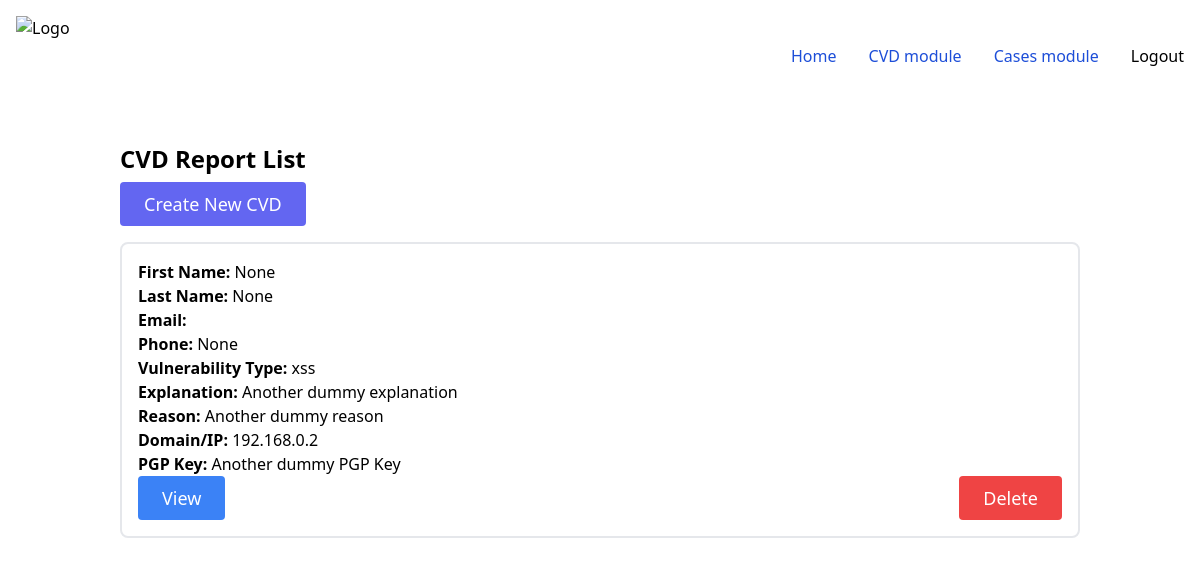
Screenshot of /cvd/ (signed in) with the database file from the repository.
### cvd_service/models.py (models this page shows, shortened)
class CvdReport(models.Model):
    VULNERABILITY_TYPES = (
        ('injection', 'Injection'),
        ('broken_auth', 'Broken Authentication'),
        ('data_exposure', 'Sensitive Data Exposure'),
        ('xxe', 'XML External Entities (XXE)'),
        ('misconfigurations', 'Security Misconfigurations'),
        ('xss', 'Cross-Site Scripting (XSS)'),
        ('access_control', 'Broken Access Control'),
        ('insecure_deserialization', 'Insecure Deserialization'),
        ('availability', 'Availability'),
        ('integrity', 'Integrity'),
        ('confidentiality', 'Confidentiality'),
    )
    first_name = models.CharField(max_length=100, blank=True, null=True)
    last_name = models.CharField(max_length=100, blank=True, null=True)
    email = models.EmailField()  # Email is now required
    phone = models.CharField(max_length=20, blank=True, null=True)
    vulnerability_type = models.CharField(
        max_length=30, choices=VULNERABILITY_TYPES)  # Vulnerability type is now required
    explanation = models.TextField()  # Explanation is now required
    vulnerability_reason = models.TextField()  # Reason is now required
    domain_or_ip = models.TextField()  # Domain/IP is now required
    pgp_key = models.TextField()

### cvd_service/views.py (the view)
# urls.py: path("", views.CVDListView.as_view(), name='cvd_list'),
class CVDListView(LoginRequiredMixin, generic.ListView):
    model = CvdReport
    template_name = 'cvd_service/cvd_list.html'
    context_object_name = 'cvd_list'
    def get_queryset(self):
        return CvdReport.objects.all()

### cvd_service/templates/cvd_service/cvd_list.html (shortened to what this page needs)
{% extends 'base_app/base.html' %}  {% block content %}
<div class="container mx-auto px-4 sm:px-8">
  <div class="py-8">
    <h2 class="text-2xl font-semibold leading-tight">CVD Report List</h2>
    <div class="my-2 flex sm:flex-row flex-col">
      <a
        href="{% url 'cvd_service:create_cvd' %}"
        class="text-white bg-indigo-500 border-0 py-2 px-6 focus:outline-none hover:bg-indigo-600 rounded text-lg"
        >Create New CVD</a
      >
    </div>
    {% for cvd in cvd_list %}
    <div class="py-2">
      <div class="flex flex-col border-2 rounded-lg p-4 bg-white">
        <p><strong>First Name:</strong> {{ cvd.first_name }}</p>
        <p><strong>Last Name:</strong> {{ cvd.last_name }}</p>
        <p><strong>Email:</strong> {{ cvd.email }}</p>
        <p><strong>Phone:</strong> {{ cvd.phone }}</p>
        <p><strong>Vulnerability Type:</strong> {{ cvd.vulnerability_type }}</p>
        <p><strong>Explanation:</strong> {{ cvd.explanation }}</p>
        <p><strong>Reason:</strong> {{ cvd.vulnerability_reason }}</p>
        <p><strong>Domain/IP:</strong> {{ cvd.domain_or_ip }}</p>
        <p><strong>PGP Key:</strong> {{ cvd.pgp_key }}</p>
        {% if user.is_authenticated %}
        <div class="flex justify-between">
          <a
            href="{% url 'cvd_service:cvd_detail' cvd.id %}"
            class="text-white bg-blue-500 border-0 py-2 px-6 focus:outline-none hover:bg-blue-600 rounded text-lg"
            >View</a
          >
          <form
            method="POST"
            action="{% url 'cvd_service:delete_cvd' cvd.id %}"
          >
            <button
              type="submit"
              class="text-white bg-red-500 border-0 py-2 px-6 focus:outline-none hover:bg-red-600 rounded text-lg"
            >
              Delete
            </button>
          </form>
        </div>
        {% endif %}
      </div>
    </div>
    {% endfor %}
  </div>
</div>
{% endblock %}

### rows the page displays
CvdReport: first_name "None", last_name "None", phone "None", vulnerability_type "xss", explanation "Another dummy explanation", vulnerability_reason "Another dummy reason", domain_or_ip "192.168.0.2", pgp_key "Another dummy PGP Key"
